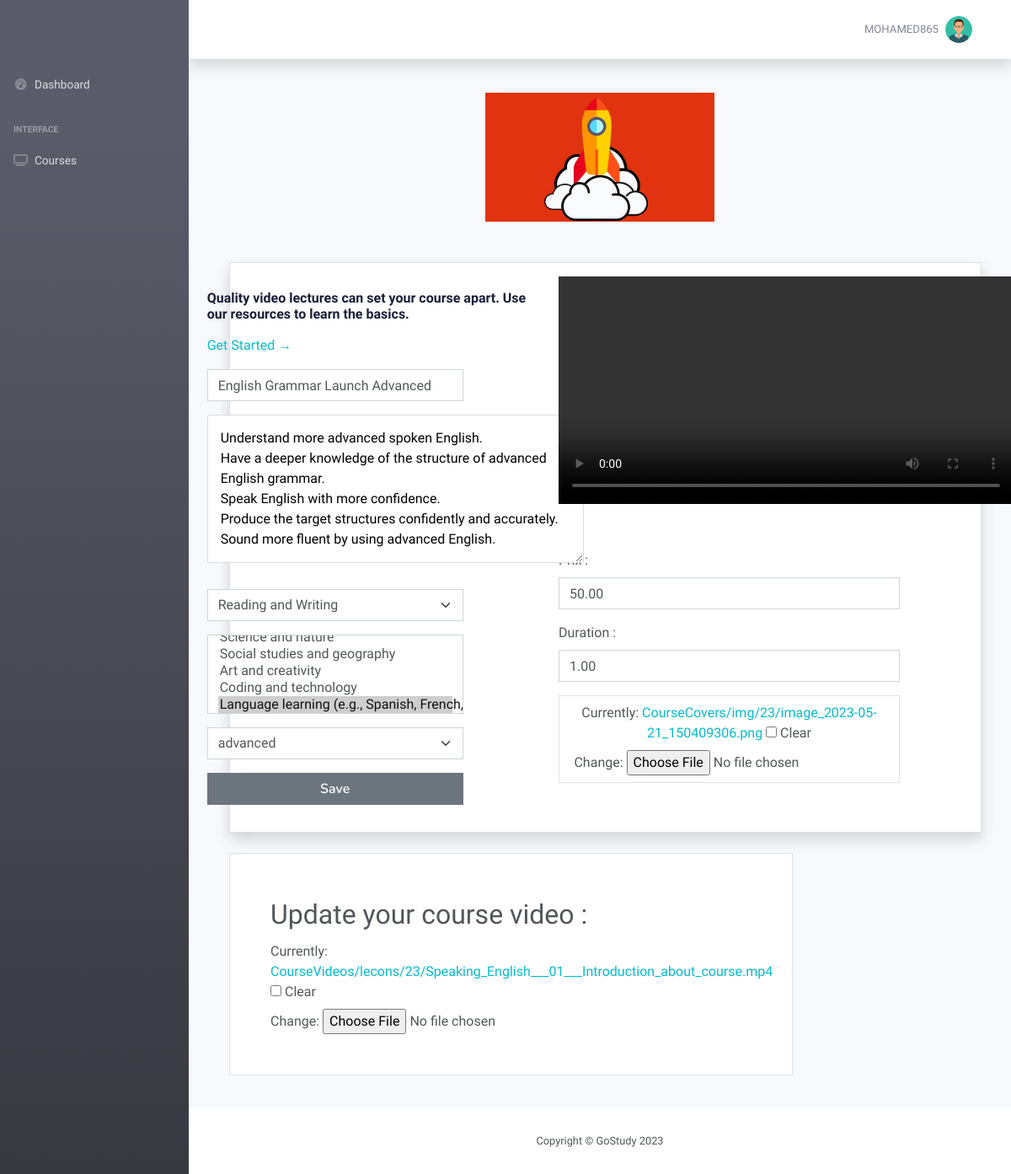
Screenshot of /Enseignant/Dashboard/editcourse/56 (signed in) with the database file from the repository.
### prof/models.py (models this page shows, shortened)
class Enseignant(models.Model):
    user = models.OneToOneField(User, null=True,on_delete=models.CASCADE)
    nom = models.CharField(max_length=30)
    datenaissence = models.DateField()
    photo = models.ImageField(upload_to='etudiant/img/pdp/%y',default='prof/img/pdp/23/user.png')
    datecreation = models.DateTimeField(auto_now=True)

### courses/models.py (models this page shows, shortened)
class course(models.Model):
    titre = models.CharField(max_length=80)
    description = models.TextField()
    categorie = models.ForeignKey(categorie, null=True, on_delete=models.CASCADE)
    datecreation  = models.DateTimeField(auto_now=True)
    avis = models.IntegerField(null=True,validators=[MinValueValidator(0),MaxValueValidator(5)],default=0)
    cover = models.ImageField( upload_to='CourseCovers/img/%y/',null=True,default='',blank=True)
    video = models.FileField( upload_to='CourseVideos/lecons/%y',null=True,default='',blank=True)
    duration = models.DecimalField(max_digits=4, decimal_places=2,null=True,default=2)
    tag = models.ManyToManyField(tag)
    Enseignant = models.ForeignKey(Enseignant, null=True, on_delete=models.CASCADE)
    prix = models.DecimalField(max_digits=7,decimal_places=2,null=True)
    level = models.CharField(max_length=90,null=True,default='beginner')

### etudiant/decorators.py (the view)
        def wrapper_func(request, *args, **kwargs):
            if request.user.groups.exists():
                group = request.user.groups.all()[0].name
            if group in allowedGroups:
                    return view_func(request, *args, **kwargs)
            else:
                return redirect("home")

### prof/forms.py
class courseForm(forms.ModelForm):
    class Meta:
        model = course
        fields = ['titre','description','categorie','tag','level','cover','video','prix','duration']

### courses/models.py (called while the page is built)
    def __str__(self):
        return self.nom

    def __str__(self):
        return self.nom

### prof/views.py (called while the page is built)
@login_required(login_url='etudiant_login')
@allowedusers(allowedGroups=['prof','admin'])
def editcourse(request,pk):
    crs = course.objects.all().filter(Enseignant=request.user.id).get(id=pk)
    if request.method == "POST":
        form = courseForm(request.POST,request.FILES,instance=crs)
        if form.is_valid():
            form.save()
            return redirect('dashboardcourses')
    m= {
        'pdp':Enseignant.objects.all().get(user=request.user),
        'cours':course.objects.all().filter(Enseignant=request.user.id).get(id=pk),
        'categories':categorie.objects.all(),
        'tags':tag.objects.all(),
        'f':courseForm(instance=crs)
    }
    return render(request,'prof/editcourse.html',m)

### templates/prof/editcourse.html (shortened to what this page needs)
{% extends 'base/prof/header.html' %}
{% block content %}
{% load static %}
{% include 'base/coursesHeader.html' %}
<div class="text-center">
    <img class="img-fluid px-3 px-sm-4 mt-3" style="width: 20rem;"
    src="{{cours.cover.url}}" width=100 alt="...">
</div>
<div class="row">
    <div class="col-lg-11 mb-4 m-5">
        <form method="POST" enctype="multipart/form-data">
        <div class="card shadow mb-4">
            <div class="card-body d-flex justify-content-center">
               <div class="col-6 position-relative mt-3">
                    <p class="display-3 text-dark animated slideInUp fs-6">Quality video lectures can set your course apart. Use our resources to learn the basics.</p>
                    <a class="" target="_blank" rel="nofollow" href="https://community.udemy.com/t5/Instructor-Community/ct-p/Community">Get Started &rarr;</a>
                    <div class="mb-3 mt-3 w-75">
                        <input type="text" placeholder="Title of your course .." class="form-control" name="titre" value="{{cours.titre}}">
                    </div>
                    <div class="mb-4 w-75">
                        <textarea name="description"  rows="6" oninput="this.className = ''" cols="44" placeholder="describe your course" style="padding:15px;outline:none;border:0.5px solid #DCDCDC;border-radius:3px">{{cours.description}}</textarea>
                    </div>
                    <div class="mb-3 w-75">
                        <select name="categorie" id="" class="form-select mb-3" required>
                            {% for c in categories %}
                            {% if c.id == cours.categorie.id %}
                            <option value="{{cours.categorie.id}}" selected>{{cours.categorie}}</option>
                            {% else %}
                            <option value="{{c.id}}">{{c|capfirst}}</option>
                            {% endif %}
                        {% endfor %}
                    </select>
                    </div>
                    <div class="mb-3 w-75">
                        <select class="form-select" multiple  name="tag">
                            {% for i in tags.all %}
                                    {% if i in cours.tag.all %}
                                    <option value="{{i.id}}" selected>{{i}}</option>
                                    {% else %}
                                    <option value="{{i.id}}" >{{i}}</option>
                                    {% endif %}
                          {% endfor %}
                        </select>
                    </div>
                    <div class="mb-3 w-75">
                        <select name="level" id="" class="form-select mb-3">
                            {% if cours.level == 'beginner' %}
                            <option value="beginner" selected>Beginner</option>
                            <option value="intermediate">intermediate</option>
                            <option value="advanced">advanced</option>
                            {% elif cours.level == 'intermediate' %}
                            <option value="beginner" >Beginner</option>
                            <option value="intermediate" selected>intermediate</option>
                            <option value="advanced">advanced</option>
                            {% elif cours.level == 'advanced' %}
                            <option value="advanced" selected>advanced</option>
                            {% else %}
                            <option value="beginner" >Beginner</option>
                            <option value="intermediate" >intermediate</option>
                            <option value="advanced" >advanced</option>
                            {% endif %}
                          </select>
                    </div>
                    <div class="mb-3 w-75">
                       <button class="btn btn-secondary w-100" type="submit">Save</button>
                    </div>
                </div>
                <div class="text-center">
                    <video width=540 controls>
                        <source src="{{cours.video.url}}" type="video/mp4">
                    </video>
                    <div class="mb-3 mt-5 w-75">
                        <label for="" class="float-start">Prix :</label>
                   <input type="number" class="form-control" name="prix" placeholder="Price Course 0.00$ " value="{{cours.prix}}">
                    </div>
                    <div class="mb-3 w-75">
                        <label for="" class="float-start">Duration :</label>
                        <input type="number" class="form-control" name="duration" placeholder="Duration Course " value="{{cours.duration}}">
                    </div>
                    <div class="mb-3 w-75 border p-2">
                        {{f.cover}}
                    </div>
                </div>
            </div>
        </div>
        <div class="mb-3 w-75 border p-5 bg-white">
                        <label for="formFileSm" class="form-label fs-2">Update your course video :</label><br>
                        {{f.video}}
                    </div>
    </form>
        </div>
</div>
{% endblock content %}

### templates/base/prof/header.html (shortened to what this page needs)
{% load static %}
<!DOCTYPE html>
<html lang="en">
<head>
{% include 'base/coursesHeader.html' %}
{% include 'base/header.html' %}
    <link href="{% static 'prof/vendor/fontawesome-free/css/all.min.css' %}" rel="stylesheet" type="text/css">
    <link href="{% static 'prof/css/sb-admin-2.min.css' %}" rel="stylesheet">
</head>
<body id="page-top">
    <div id="wrapper">
        <ul class="navbar-nav bg-gradient-dark sidebar sidebar-dark accordion" id="accordionSidebar">
            <a class="sidebar-brand d-flex align-items-center justify-content-center" href="{% url 'dashboardprof' %}">
                </a>
            <hr class="sidebar-divider my-0">
            <li class="nav-item {% if request.resolver_match.url_name == 'dashboardprof' %}active{% endif %}">
                <a class="nav-link" href="{% url 'dashboardprof' %}">
                    <i class="fas fa-fw fa-tachometer-alt"></i>
                    <span>Dashboard</span></a>
            </li>
            <hr class="sidebar-divider">
            <div class="sidebar-heading">
                Interface
            </div>
            <li class="nav-item {% if request.resolver_match.url_name == 'dashboardcourses' %}active{% endif %}">
                <a class="nav-link collapsed" href="{% url 'dashboardcourses' %}">
                    <i class="fa-solid fa-tv"></i>
                    <span>Courses</span>
                </a>
            </li>
        </ul>
        <div id="content-wrapper" class="d-flex flex-column">
            <div id="content">
                {% if request.resolver_match.url_name != 'createcourse' %}
                <nav class="navbar navbar-expand navbar-light bg-white topbar mb-4 static-top shadow">
                    <ul class="navbar-nav ml-auto">
                        <li class="nav-item dropdown no-arrow">
                            <a class="nav-link dropdown-toggle" href="#" id="userDropdown" role="button"
                                data-toggle="dropdown" aria-haspopup="true" aria-expanded="false">
                                <span class="mr-2 d-none d-lg-inline text-gray-600 small">{{request.user}}</span>
                                <img class="img-profile rounded-circle"
                                    src="{{pdp.photo.url}}">
                            </a>
                        </li>
                    </ul>
                </nav>
        {% endif %}
                    {% block content %}
                    {% endblock content %}
            {% if request.resolver_match.url_name != 'createcourse' and request.resolver_match.url_name != 'deletecourse' %}
            <footer class="sticky-footer bg-white">
                <div class="container my-auto">
                    <div class="copyright text-center my-auto">
                        <span>Copyright &copy; GoStudy 2023</span>
                    </div>
                </div>
            </footer>{% endif %}
        </div>
    </div>
</body>
</html>

### gostudy/static/css/style.css (style rules this page uses)
:root { --primary: #06BBCC; --light: #F0FBFC; --dark: #181d38; }
.btn { font-family: 'Nunito', sans-serif; font-weight: 600; transition: .5s; }
.btn.btn-primary, .btn.btn-secondary { color: #FFFFFF; }
.navbar .dropdown-toggle::after { border: none; content: "\f107"; font-family: "Font Awesome 5 Free"; font-weight: 900; vertical-align: middle; margin-left: 8px; }
.navbar-light .navbar-nav .nav-link { margin-right: 30px; padding: 25px 0; color: #FFFFFF; font-size: 15px; text-transform: uppercase; outline: none; }
.navbar-light .navbar-nav .nav-link { color: var(--dark); font-weight: 500; }

### gostudy/static/etudiant/css/style.css (style rules this page uses)
body { font-family: "Roboto", sans-serif; background-color: #fff; }
p { color: #b3b3b3; font-weight: 300; }
a { -webkit-transition: .3s all ease; -o-transition: .3s all ease; transition: .3s all ease; }

### rows the page displays
Enseignant: photo (placeholder picture)
course: cover (picture), titre "English Grammar Launch Advanced", description "Understand more advanced spoken English. Have a deeper knowledge of the structure of advanced English grammar. Speak English with more confidence. Produce the target structures confidently and accurately. Sound more fluent by using advanced English.", level "advanced", prix "50.00", duration "1.00"

### other values shown
{{ request.user }} "MOHAMED865"
form field categorie "Reading and Writing"
form field tag "Social studies and geography / Art and creativity / Coding and technology / Language learning (e.g., Spanish, French, Mandarin ☑"
